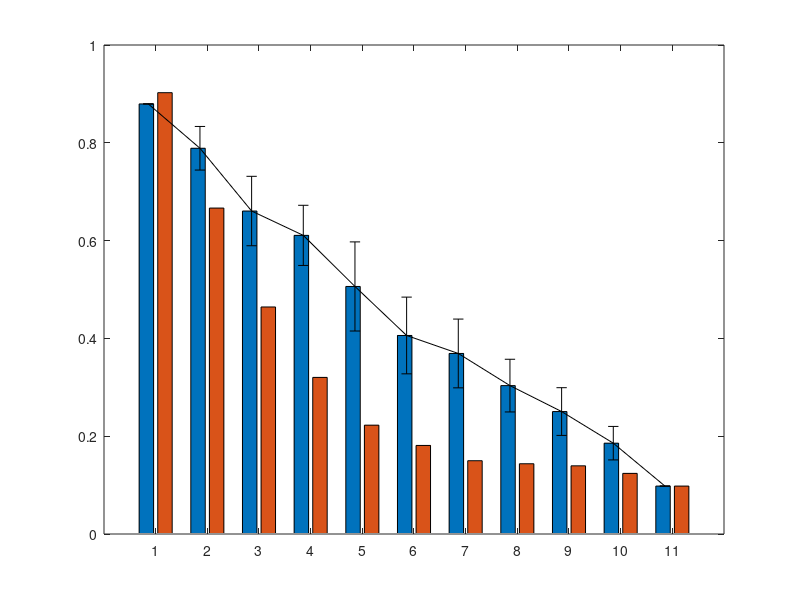

The MATLAB script that drew this image: (Note: this script raises an error after producing the figure.)
data_brnn = xlsread("results_mnist-ablate_brnn_smnist_repeat.csv");
data_rnn = xlsread("results_mnist-ablate_rnn_smnist_repeat.csv");

means_brnn = mean(data_brnn, 2);
means_rnn = mean(data_rnn, 2);
stds_brnn = std(data_brnn, [], 2);
stds_rnn = std(data_rnn, [], 2);

means = [means_brnn.'; means_rnn.'].';
stds = [stds_brnn.'; stds_rnn.'].';
b = bar(means)

hold on

ngroups = 11;
nbars = 2;
groupwidth = min(0.8, nbars/(nbars + 1.5));

for i = 1:nbars
    x = (1:ngroups) - groupwidth/2 + (2*i-1) * groupwidth / (2*nbars);
    errorbar(x, means(:,i), stds(:,i), 'k', 'linestyle', 'none', 'HandleVisibility','off');
    hold on
end

colors = ["#44AA99", "#88CCEE", "#DDCC77", "#CC6677"];

for i = 1:nbars
    b(i).FaceColor = colors(i);
end

set(gca,'XTick', 1:ngroups, 'xticklabel',linspace(0,1,11), 'FontName', 'helvetica', 'FontSize', 12);
legend("BRNN", "RNN");
xlabel("% silenced");
ylabel("accuracy");